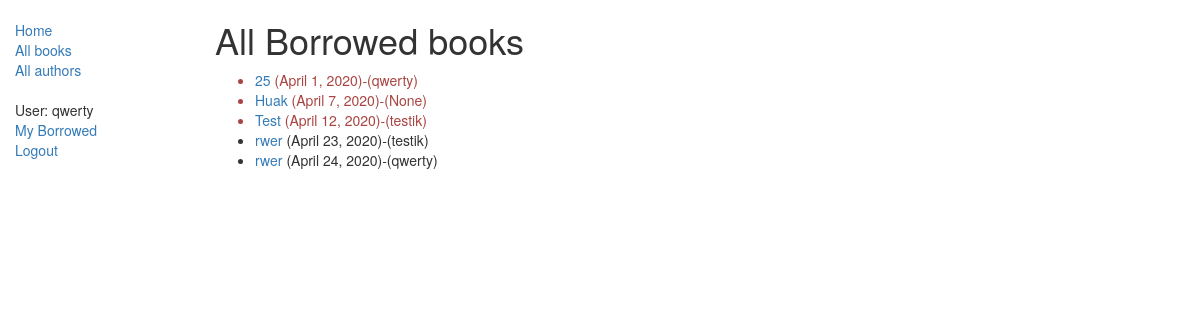
The page /catalog/allbooks/ (signed in) on the database as committed earlier.
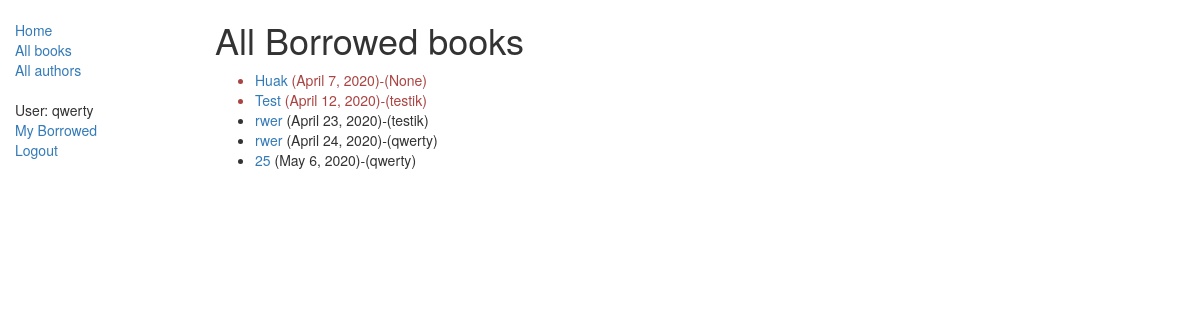
The same page on the database as committed later.
### catalog/models.py (models this page shows, shortened)
class BookInstance(models.Model):
    class Meta:
        permissions = (("can_mark_returned", "Set book as returned"),)
    @property
    def is_overdue(self):
        if self.due_back and date.today() > self.due_back:
            return True
        return False
    id = models.UUIDField(primary_key=True, default=uuid.uuid4,
                          help_text="Unique ID for this particular book across whole library")
    book = models.ForeignKey('Book', on_delete=models.SET_NULL, null=True)
    imprint = models.CharField(max_length=200)
    due_back = models.DateField(null=True, blank=True)
    LOAN_STATUS = (
        ('m', 'Maintenance'),
        ('o', 'On loan'),
        ('a', 'Available'),
        ('r', 'Reserved'),
    )
    status = models.CharField(max_length=1, choices=LOAN_STATUS, blank=True, default='m',
                              help_text='Book availability')
    borrower = models.ForeignKey(User, on_delete=models.SET_NULL, null=True, blank=True)
    class Meta:
        ordering = ["due_back"]

class Book(models.Model):
    title = models.CharField(max_length=200)
    author = models.ForeignKey('Author', on_delete=models.SET_NULL, null=True)
    summary = models.TextField(max_length=1000, help_text="Enter a brief description of the book")
    isbn = models.CharField('ISBN', max_length=13,
                            help_text='13 Character <a href="https://www.isbn-international.org/content/what-isbn">ISBN number</a>')
    genre = models.ManyToManyField('Genre', help_text="Select a genre for this book")
    def display_genre(self):
        """
            Creates a string for the Genre. This is required to display genre in Admin.
            """
        return ', '.join([genre.name for genre in self.genre.all()[:3]])
    display_genre.short_description = 'Genre'

### catalog/views.py (the view)
class LoanedBooksAllListView(LoginRequiredMixin, generic.ListView):
    model = BookInstance
    template_name = 'catalog/bookinstance_list_borrowed_all.html'
    paginate_by = 10
    def get_queryset(self):
        return BookInstance.objects.all()

### catalog/templates/catalog/bookinstance_list_borrowed_all.html
{% extends "base_generic.html" %}
{% block content %}
    <h1>All Borrowed books</h1>
    {% if bookinstance_list %}
    <ul>
      {% for bookinst in bookinstance_list %}
      <li class="{% if bookinst.is_overdue %}text-danger{% endif %}">
        <a href="{% url 'book_detail' bookinst.book.pk %}">{{bookinst.book.title}}</a> ({{ bookinst.due_back }})-({{ bookinst.borrower }})
      </li>
      {% endfor %}
    </ul>
    {% else %}
      <p>There are no books borrowed.</p>
    {% endif %}
{% endblock %}

Rows that differ between the two databases and show on the page:
changed BookInstance: due_back "April 1, 2020" → "May 6, 2020"; moves down the list
